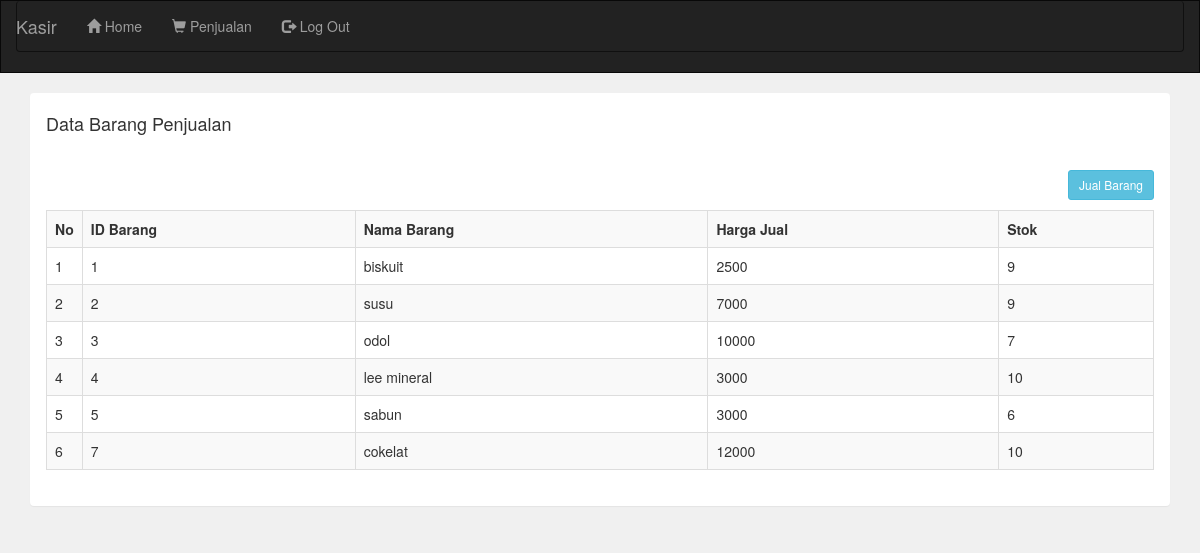
The app's page /kasir/barang.php (signed in) with its own data.
### tables this page shows
CREATE TABLE `barang` (
  `id_barang` int(11) NOT NULL,
  `nama_barang` varchar(225) NOT NULL,
  `harga_beli` int(11) NOT NULL,
  `harga_jual` int(11) NOT NULL,
  `stok` int(11) NOT NULL
);

### kasir/barang.php (the view)
<?php
include 'header.php';
?>
<div class="container">
    <div class ="panel">
        <div class="panel-heading">
            <h4>Data Barang Penjualan</h4>
</div>
<div class="panel-body">
    <a href="penjualan_tambah.php" class="btn btn-sm btn-info pull-right">Jual Barang</a>
    <br><br>
    <table class="table table-bordered table-striped">
        <tr>
            <th width="1%">No</th>
            <th>ID Barang</th>
            <th>Nama Barang</th>
            <th>Harga Jual</th>
            <th>Stok</th>
</tr>
<?php
include '../koneksi.php';
$data = mysqli_query($koneksi, "SELECT * FROM barang");
$no=1;
while ($d=mysqli_fetch_array($data)){
    ?>
    <tr>
        <td><?php echo $no++; ?></td>
        <td><?php echo $d['id_barang']; ?></td>
        <td><?php echo $d['nama_barang']; ?></td>
        <td><?php echo $d['harga_jual'];?></td>
        <td><?php echo $d['stok'];?></td>
    </tr>
<?php
}
?>
</table>
</div>
</div>

### kasir/header.php (shortened to what this page needs)
<!DOCTYPE html>
<html>
<head>
    <link rel="stylesheet" type="text/css" href="../asset/css/bootstrap.css">
</head>
<body style="background: #f0f0f0">
    <nav class="navbar navbar-inverse" style="border-radius: 0px;">
        <div class="container-fluid">
            <div class="navbar-header">
                <a class="navbar-brand" href="index.php">Kasir</a>
            </div>
            <div class="navbar navbar-collapse" id="bs-example-navbar-collapse-1">
                <ul class="nav navbar-nav">
                    <li class=" "><a href="index.php"><i class="glyphicon glyphicon-home"></i> Home</a></li>
                    <li><a href="barang.php"><i class="glyphicon glyphicon-shopping-cart"></i> Penjualan</a></li>
                    <li><a href="logout.php"><i class="glyphicon glyphicon-log-out"></i> Log Out</a></li>
                </ul>
            </div>
        </div>
    </nav>
</body>
</html>

### records on screen
barang: id_barang "1", nama_barang "biskuit", harga_jual "2500", stok "9"
barang: id_barang "2", nama_barang "susu", harga_jual "7000", stok "9"
barang: id_barang "3", nama_barang "odol", harga_jual "10000", stok "7"
barang: id_barang "4", nama_barang "lee mineral", harga_jual "3000", stok "10"
barang: id_barang "5", nama_barang "sabun", harga_jual "3000", stok "6"
barang: id_barang "7", nama_barang "cokelat", harga_jual "12000", stok "10"
